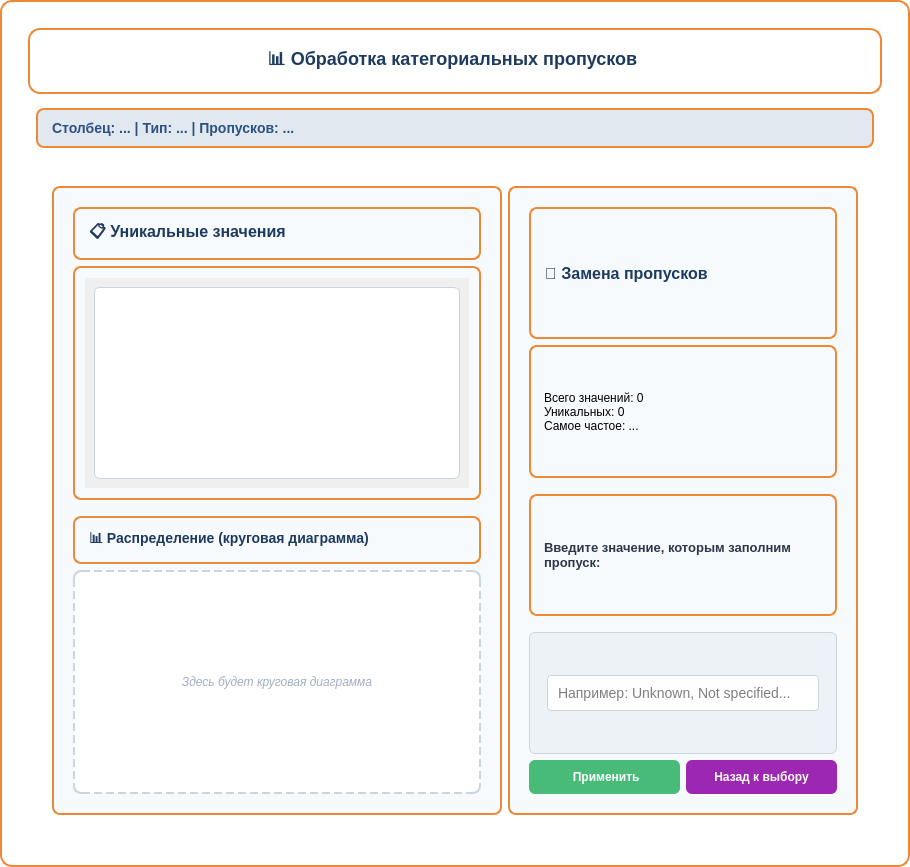
                <widget class="QFrame" name="pass_categorical_frame">
                 <property name="visible">
                  <bool>false</bool>
                 </property>
                 <property name="styleSheet">
                  <string notr="true">QFrame {
    background-color: #ffffff;
    border-radius: 12px;
    padding: 15px;
    border: 2px solid #ed8936;
}</string>
                 </property>
                 <layout class="QVBoxLayout" name="verticalLayout_pass_categorical">
                  <item>
                   <widget class="QLabel" name="pass_categorical_title">
                    <property name="text">
                     <string>&lt;h2 style='color: #1e3a5f; margin: 10px; text-align: center; font-size: 22px;'&gt; 📊 Обработка категориальных пропусков &lt;/h2&gt;</string>
                    </property>
                    <property name="alignment">
                     <set>Qt::AlignCenter</set>
                    </property>
                   </widget>
                  </item>
                  <item>
                   <widget class="QLabel" name="pass_categorical_info">
                    <property name="styleSheet">
                     <string notr="true">color: #2c5282;
font-size: 14px;
margin: 8px;
padding: 10px;
background-color: #e2e8f0;
border-radius: 8px;
font-weight: bold;</string>
                    </property>
                    <property name="text">
                     <string>Столбец: ... | Тип: ... | Пропусков: ...</string>
                    </property>
                   </widget>
                  </item>
                  <item>
                   <widget class="QFrame" name="pass_categorical_content_frame">
                    <property name="styleSheet">
                     <string notr="true">QFrame {
    background-color: transparent;
    border: none;
}</string>
                    </property>
                    <layout class="QHBoxLayout" name="horizontalLayout_pass_categorical">
                     <item>
                      <widget class="QFrame" name="pass_categorical_left_frame">
                       <property name="minimumSize">
                        <size>
                         <width>450</width>
                         <height>400</height>
                        </size>
                       </property>
                       <property name="styleSheet">
                        <string notr="true">QFrame {
    background-color: #f7fafc;
    border: 2px solid #ed8936;
    border-radius: 8px;
    padding: 10px;
}</string>
                       </property>
                       <layout class="QVBoxLayout" name="verticalLayout_pass_categorical_left">
                        <item>
                         <widget class="QLabel" name="pass_categorical_values_label">
                          <property name="styleSheet">
                           <string notr="true">color: #1e3a5f;
font-size: 16px;
font-weight: bold;
text-align: center;</string>
                          </property>
                          <property name="text">
                           <string>📋 Уникальные значения</string>
                          </property>
                         </widget>
                        </item>
                        <item>
                         <widget class="QScrollArea" name="pass_categorical_text_scroll">
                          <property name="widgetResizable">
                           <bool>true</bool>
                          </property>
                          <widget class="QWidget" name="scrollAreaWidgetContents_5">
                           <property name="geometry">
                            <rect>
                             <x>0</x>
                             <y>0</y>
                             <width>359</width>
                             <height>129</height>
                            </rect>
                           </property>
                           <layout class="QVBoxLayout" name="verticalLayout_17">
                            <item>
                             <widget class="QTextEdit" name="pass_categories_text">
                              <property name="styleSheet">
                               <string notr="true">QTextEdit {
    background-color: white;
    border: 1px solid #cbd5e0;
    border-radius: 6px;
    padding: 10px;
    font-family: &quot;Consolas&quot;, monospace;
    font-size: 12px;
}</string>
                              </property>
                              <property name="readOnly">
                               <bool>true</bool>
                              </property>
                             </widget>
                            </item>
                           </layout>
                          </widget>
                         </widget>
                        </item>
                        <item>
                         <widget class="QLabel" name="pass_categorical_chart_label">
                          <property name="styleSheet">
                           <string notr="true">color: #1e3a5f;
font-size: 14px;
font-weight: bold;
text-align: center;
margin-top: 10px;</string>
                          </property>
                          <property name="text">
                           <string>📊 Распределение (круговая диаграмма)</string>
                          </property>
                         </widget>
                        </item>
                        <item>
                         <widget class="QLabel" name="pass_chart_placeholder">
                          <property name="styleSheet">
                           <string notr="true">QLabel {
    background-color: white;
    border: 2px dashed #cbd5e0;
    border-radius: 8px;
    min-height: 200px;
    color: #a0aec0;
    font-style: italic;
}</string>
                          </property>
                          <property name="text">
                           <string>Здесь будет круговая диаграмма</string>
                          </property>
                          <property name="alignment">
                           <set>Qt::AlignCenter</set>
                          </property>
                         </widget>
                        </item>
                       </layout>
                      </widget>
                     </item>
                     <item>
                      <widget class="QFrame" name="pass_categorical_right_frame">
                       <property name="minimumSize">
                        <size>
                         <width>350</width>
                         <height>400</height>
                        </size>
                       </property>
                       <property name="styleSheet">
                        <string notr="true">QFrame {
    background-color: #f7fafc;
    border: 2px solid #ed8936;
    border-radius: 8px;
    padding: 10px;
}</string>
                       </property>
                       <layout class="QVBoxLayout" name="verticalLayout_pass_categorical_right">
                        <item>
                         <widget class="QLabel" name="pass_categorical_methods_label">
                          <property name="styleSheet">
                           <string notr="true">color: #1e3a5f;
font-size: 16px;
font-weight: bold;
text-align: center;</string>
                          </property>
                          <property name="text">
                           <string>🎯 Замена пропусков</string>
                          </property>
                         </widget>
                        </item>
                        <item>
                         <widget class="QLabel" name="pass_categorical_stats">
                          <property name="styleSheet">
                           <string notr="true">color: #2d3748;
font-size: 13px;
padding: 8px;
background-color: #edf2f7;
border-radius: 6px;
border-left: 4px solid #ed8936;
min-height: 80px;
max-height: 100px;
word-wrap: break-word;
}</string>
                          </property>
                          <property name="text">
                           <string>Всего значений: 0
Уникальных: 0
Самое частое: ...</string>
                          </property>
                          <property name="wordWrap">
                           <bool>true</bool>
                          </property>
                         </widget>
                        </item>
                        <item>
                         <widget class="QLabel" name="pass_categorical_instruction_label">
                          <property name="styleSheet">
                           <string notr="true">color: #2d3748;
font-size: 13px;
font-weight: bold;
margin-top: 10px;</string>
                          </property>
                          <property name="text">
                           <string>Введите значение, которым заполним пропуск:</string>
                          </property>
                          <property name="wordWrap">
                           <bool>true</bool>
                          </property>
                         </widget>
                        </item>
                        <item>
                         <widget class="QFrame" name="pass_custom_category_frame">
                          <property name="styleSheet">
                           <string notr="true">QFrame {
    background-color: #edf2f7;
    border: 1px solid #cbd5e0;
    border-radius: 6px;
    padding: 8px;
    margin-top: 10px;
}</string>
                          </property>
                          <layout class="QVBoxLayout" name="verticalLayout_pass_custom_category">
                           <item>
                            <widget class="QLineEdit" name="pass_custom_category_edit">
                             <property name="styleSheet">
                              <string notr="true">QLineEdit {
    background-color: white;
    border: 1px solid #cbd5e0;
    border-radius: 4px;
    padding: 8px;
    font-size: 14px;
}
QLineEdit:focus {
    border-color: #ed8936;
}</string>
                             </property>
                             <property name="placeholderText">
                              <string>Например: Unknown, Not specified...</string>
                             </property>
                            </widget>
                           </item>
                          </layout>
                         </widget>
                        </item>
                        <item>
                         <layout class="QHBoxLayout" name="horizontalLayout_pass_categorical_buttons">
                          <item>
                           <widget class="QPushButton" name="pass_apply_category_button">
                            <property name="styleSheet">
                             <string notr="true">QPushButton {
    background-color: #48bb78;
    color: white;
    border: none;
    padding: 10px 15px;
    border-radius: 6px;
    font-weight: bold;
}
QPushButton:hover {
    background-color: #3c9e65;
}
QPushButton:pressed {
    background-color: #286a43;
}
QPushButton:disabled {
    background: #a0aec0;
    color: #e2e8f0;
}</string>
                            </property>
                            <property name="text">
                             <string> Применить</string>
                            </property>
                           </widget>
                          </item>
                          <item>
                           <widget class="QPushButton" name="pass_back_category_button">
                            <property name="styleSheet">
                             <string notr="true">QPushButton {
    background-color: #9C27B0;
    color: white;
    border: none;
    padding: 10px 15px;
    border-radius: 6px;
    font-weight: bold;
}
QPushButton:hover {
    background-color: #7B1FA2;
}
QPushButton:pressed {
    background-color: #6A1B9A;
}
QPushButton:disabled {
    background: #a0aec0;
    color: #e2e8f0;
}</string>
                            </property>
                            <property name="text">
                             <string>Назад к выбору</string>
                            </property>
                           </widget>
                          </item>
                         </layout>
                        </item>
                       </layout>
                      </widget>
                     </item>
                    </layout>
                   </widget>
                  </item>
                 </layout>
                </widget>
